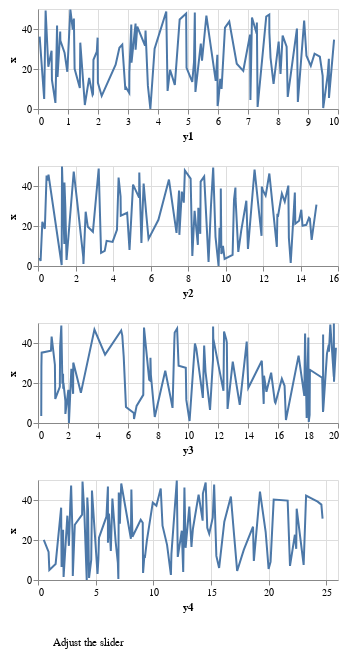

The notebook cell saved with this chart:
### Code cell
import altair as alt
import pandas as pd
import numpy as np

# Generate sample data
np.random.seed(42)
df = pd.DataFrame({
    'x': np.linspace(0, 100, 200),
    'y1': np.random.rand(200) * 10,
    'y2': np.random.rand(200) * 15,
    'y3': np.random.rand(200) * 20,
    'y4': np.random.rand(200) * 25,
})

# Melt data for easier plotting
df = df.melt('x', var_name='series', value_name='y')

# Slider parameter
slider = alt.param(name='slider', bind=alt.binding_range(min=0, max=100, step=1), value=50)

# Line chart template for vertical arrangement
def make_vertical_chart(series_name):
    return alt.Chart(df[df['series'] == series_name]).mark_line().encode(
        x=alt.Y('y', title=series_name),  # Make 'y' the vertical axis
        y='x',  # Make 'x' the horizontal axis
        tooltip=['x', 'y']
    ).transform_filter(
        f"datum.x <= slider"  # Filter data based on slider
    ).properties(
        height=100,
        width=300
    )

# Create four vertical charts
charts = [
    make_vertical_chart('y1'),
    make_vertical_chart('y2'),
    make_vertical_chart('y3'),
    make_vertical_chart('y4')
]

# Combine all charts vertically with a slider and text annotation
final_chart = alt.vconcat(
    alt.vconcat(*charts),
    alt.Chart(pd.DataFrame({'text': ['Adjust the slider']})).mark_text(
        align='left', baseline='middle', dx=5
    ).encode(
        text='text:N'
    )
).add_params(
    slider
)

final_chart

### Figure 1 — Vega-Lite specification as saved in the notebook (floating-point values rounded to 4 significant figures; data arrays with more than 128 entries replaced by an {"elided": "..."} marker saying what was removed)
{"config": {"view": {"continuousWidth": 300, "continuousHeight": 300}}, "vconcat": [{"vconcat": [{"data": {"name": "data-783706be3f1d60a20af090c5ce65fd75"}, "mark": {"type": "line"}, "encoding": {"tooltip": [{"field": "x", "type": "quantitative"}, {"field": "y", "type": "quantitative"}], "x": {"field": "y", "title": "y1", "type": "quantitative"}, "y": {"field": "x", "type": "quantitative"}}, "height": 100, "transform": [{"filter": "datum.x <= slider"}], "width": 300}, {"data": {"name": "data-840ae4d8e87973b3c63d32b841b935f9"}, "mark": {"type": "line"}, "encoding": {"tooltip": [{"field": "x", "type": "quantitative"}, {"field": "y", "type": "quantitative"}], "x": {"field": "y", "title": "y2", "type": "quantitative"}, "y": {"field": "x", "type": "quantitative"}}, "height": 100, "transform": [{"filter": "datum.x <= slider"}], "width": 300}, {"data": {"name": "data-15627fd74f0e203335d73e8e001c6ecd"}, "mark": {"type": "line"}, "encoding": {"tooltip": [{"field": "x", "type": "quantitative"}, {"field": "y", "type": "quantitative"}], "x": {"field": "y", "title": "y3", "type": "quantitative"}, "y": {"field": "x", "type": "quantitative"}}, "height": 100, "transform": [{"filter": "datum.x <= slider"}], "width": 300}, {"data": {"name": "data-515571ec6da497e58845af1a398cef66"}, "mark": {"type": "line"}, "encoding": {"tooltip": [{"field": "x", "type": "quantitative"}, {"field": "y", "type": "quantitative"}], "x": {"field": "y", "title": "y4", "type": "quantitative"}, "y": {"field": "x", "type": "quantitative"}}, "height": 100, "transform": [{"filter": "datum.x <= slider"}], "width": 300}]}, {"data": {"name": "data-5e3cb3daac42c199ff18ac366bd74d7c"}, "mark": {"type": "text", "align": "left", "baseline": "middle", "dx": 5}, "encoding": {"text": {"field": "text", "type": "nominal"}}}], "params": [{"name": "slider", "bind": {"input": "range", "max": 100, "min": 0, "step": 1}, "value": 50}], "$schema": "https://vega.github.io/schema/vega-lite/v5.17.0.json", "datasets": {"data-783706be3f1d60a20af090c5ce65fd75": {"elided": "200 records"}, "data-840ae4d8e87973b3c63d32b841b935f9": {"elided": "200 records"}, "data-15627fd74f0e203335d73e8e001c6ecd": {"elided": "200 records"}, "data-515571ec6da497e58845af1a398cef66": {"elided": "200 records"}, "data-5e3cb3daac42c199ff18ac366bd74d7c": [{"text": "Adjust the slider"}]}}
